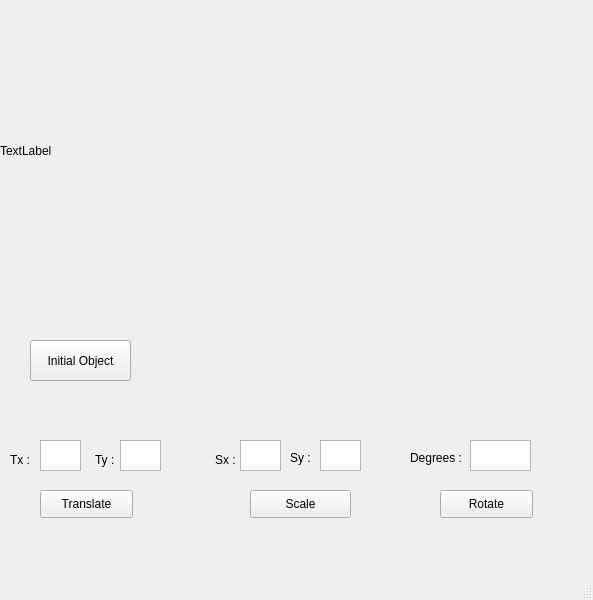
<?xml version="1.0" encoding="UTF-8"?>
<ui version="4.0">
 <class>MainWindow</class>
 <widget class="QMainWindow" name="MainWindow">
  <property name="geometry">
   <rect>
    <x>0</x>
    <y>0</y>
    <width>593</width>
    <height>600</height>
   </rect>
  </property>
  <property name="windowTitle">
   <string>MainWindow</string>
  </property>
  <widget class="QWidget" name="centralwidget">
   <widget class="QLabel" name="label">
    <property name="geometry">
     <rect>
      <x>0</x>
      <y>0</y>
      <width>301</width>
      <height>301</height>
     </rect>
    </property>
    <property name="text">
     <string>TextLabel</string>
    </property>
   </widget>
   <widget class="QPushButton" name="pushButton">
    <property name="geometry">
     <rect>
      <x>30</x>
      <y>340</y>
      <width>101</width>
      <height>41</height>
     </rect>
    </property>
    <property name="text">
     <string>Initial Object</string>
    </property>
   </widget>
   <widget class="QTextEdit" name="textEdit">
    <property name="geometry">
     <rect>
      <x>40</x>
      <y>440</y>
      <width>41</width>
      <height>31</height>
     </rect>
    </property>
   </widget>
   <widget class="QTextEdit" name="textEdit_2">
    <property name="geometry">
     <rect>
      <x>120</x>
      <y>440</y>
      <width>41</width>
      <height>31</height>
     </rect>
    </property>
   </widget>
   <widget class="QPushButton" name="pushButton_2">
    <property name="geometry">
     <rect>
      <x>40</x>
      <y>490</y>
      <width>93</width>
      <height>28</height>
     </rect>
    </property>
    <property name="text">
     <string>Translate</string>
    </property>
   </widget>
   <widget class="QPushButton" name="pushButton_3">
    <property name="geometry">
     <rect>
      <x>250</x>
      <y>490</y>
      <width>101</width>
      <height>28</height>
     </rect>
    </property>
    <property name="text">
     <string>Scale</string>
    </property>
   </widget>
   <widget class="QTextEdit" name="textEdit_3">
    <property name="geometry">
     <rect>
      <x>240</x>
      <y>440</y>
      <width>41</width>
      <height>31</height>
     </rect>
    </property>
   </widget>
   <widget class="QTextEdit" name="textEdit_4">
    <property name="geometry">
     <rect>
      <x>320</x>
      <y>440</y>
      <width>41</width>
      <height>31</height>
     </rect>
    </property>
   </widget>
   <widget class="QTextEdit" name="textEdit_5">
    <property name="geometry">
     <rect>
      <x>470</x>
      <y>440</y>
      <width>61</width>
      <height>31</height>
     </rect>
    </property>
   </widget>
   <widget class="QPushButton" name="pushButton_4">
    <property name="geometry">
     <rect>
      <x>440</x>
      <y>490</y>
      <width>93</width>
      <height>28</height>
     </rect>
    </property>
    <property name="text">
     <string>Rotate</string>
    </property>
   </widget>
   <widget class="QLabel" name="label_2">
    <property name="geometry">
     <rect>
      <x>10</x>
      <y>450</y>
      <width>21</width>
      <height>20</height>
     </rect>
    </property>
    <property name="text">
     <string>Tx :</string>
    </property>
   </widget>
   <widget class="QLabel" name="label_3">
    <property name="geometry">
     <rect>
      <x>95</x>
      <y>450</y>
      <width>21</width>
      <height>20</height>
     </rect>
    </property>
    <property name="text">
     <string>Ty :</string>
    </property>
   </widget>
   <widget class="QLabel" name="label_4">
    <property name="geometry">
     <rect>
      <x>215</x>
      <y>450</y>
      <width>21</width>
      <height>20</height>
     </rect>
    </property>
    <property name="text">
     <string>Sx :</string>
    </property>
   </widget>
   <widget class="QLabel" name="label_5">
    <property name="geometry">
     <rect>
      <x>290</x>
      <y>450</y>
      <width>21</width>
      <height>16</height>
     </rect>
    </property>
    <property name="text">
     <string>Sy :l</string>
    </property>
   </widget>
   <widget class="QLabel" name="label_6">
    <property name="geometry">
     <rect>
      <x>410</x>
      <y>450</y>
      <width>56</width>
      <height>16</height>
     </rect>
    </property>
    <property name="text">
     <string>Degrees :</string>
    </property>
   </widget>
  </widget>
  <widget class="QMenuBar" name="menubar">
   <property name="geometry">
    <rect>
     <x>0</x>
     <y>0</y>
     <width>593</width>
     <height>26</height>
    </rect>
   </property>
  </widget>
  <widget class="QStatusBar" name="statusbar"/>
 </widget>
 <resources/>
 <connections/>
</ui>
